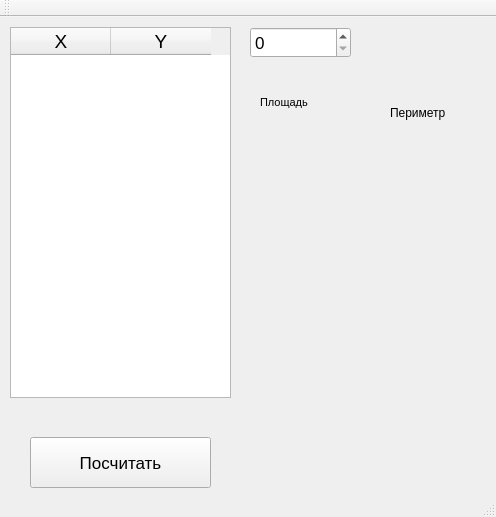
<?xml version="1.0" encoding="UTF-8"?>
<ui version="4.0">
 <class>MainWindow</class>
 <widget class="QMainWindow" name="MainWindow">
  <property name="geometry">
   <rect>
    <x>0</x>
    <y>0</y>
    <width>496</width>
    <height>517</height>
   </rect>
  </property>
  <property name="windowTitle">
   <string>MainWindow</string>
  </property>
  <widget class="QWidget" name="centralWidget">
   <widget class="QTableWidget" name="tableWidget">
    <property name="geometry">
     <rect>
      <x>10</x>
      <y>10</y>
      <width>221</width>
      <height>371</height>
     </rect>
    </property>
    <property name="font">
     <font>
      <pointsize>14</pointsize>
     </font>
    </property>
    <column>
     <property name="text">
      <string>X</string>
     </property>
    </column>
    <column>
     <property name="text">
      <string>Y</string>
     </property>
    </column>
   </widget>
   <widget class="QPushButton" name="pushButton">
    <property name="geometry">
     <rect>
      <x>30</x>
      <y>420</y>
      <width>181</width>
      <height>51</height>
     </rect>
    </property>
    <property name="font">
     <font>
      <pointsize>13</pointsize>
     </font>
    </property>
    <property name="text">
     <string>Посчитать</string>
    </property>
   </widget>
   <widget class="QSpinBox" name="spinBox">
    <property name="geometry">
     <rect>
      <x>250</x>
      <y>10</y>
      <width>101</width>
      <height>31</height>
     </rect>
    </property>
    <property name="font">
     <font>
      <pointsize>13</pointsize>
     </font>
    </property>
    <property name="minimum">
     <number>0</number>
    </property>
    <property name="maximum">
     <number>15</number>
    </property>
   </widget>
   <widget class="QLabel" name="label_ploshad">
    <property name="geometry">
     <rect>
      <x>260</x>
      <y>120</y>
      <width>81</width>
      <height>41</height>
     </rect>
    </property>
    <property name="text">
     <string/>
    </property>
   </widget>
   <widget class="QLabel" name="label_per">
    <property name="geometry">
     <rect>
      <x>390</x>
      <y>120</y>
      <width>71</width>
      <height>31</height>
     </rect>
    </property>
    <property name="text">
     <string/>
    </property>
   </widget>
   <widget class="QLabel" name="label_plosh_name">
    <property name="geometry">
     <rect>
      <x>260</x>
      <y>70</y>
      <width>61</width>
      <height>31</height>
     </rect>
    </property>
    <property name="font">
     <font>
      <pointsize>8</pointsize>
     </font>
    </property>
    <property name="text">
     <string>Площадь</string>
    </property>
   </widget>
   <widget class="QLabel" name="label_per_name">
    <property name="geometry">
     <rect>
      <x>390</x>
      <y>80</y>
      <width>71</width>
      <height>31</height>
     </rect>
    </property>
    <property name="text">
     <string>Периметр</string>
    </property>
   </widget>
  </widget>
  <widget class="QMenuBar" name="menuBar">
   <property name="geometry">
    <rect>
     <x>0</x>
     <y>0</y>
     <width>496</width>
     <height>20</height>
    </rect>
   </property>
  </widget>
  <widget class="QToolBar" name="mainToolBar">
   <attribute name="toolBarArea">
    <enum>TopToolBarArea</enum>
   </attribute>
   <attribute name="toolBarBreak">
    <bool>false</bool>
   </attribute>
  </widget>
  <widget class="QStatusBar" name="statusBar"/>
 </widget>
 <layoutdefault spacing="6" margin="11"/>
 <resources/>
 <connections/>
</ui>
